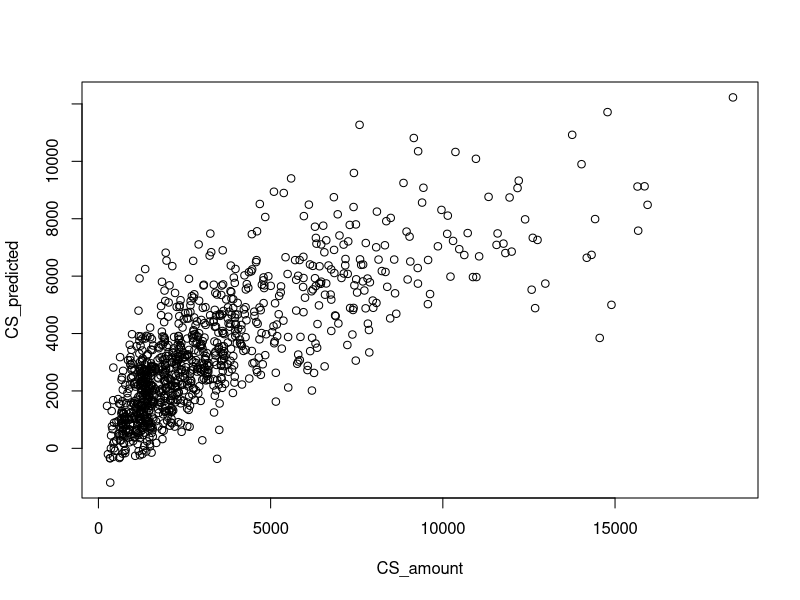
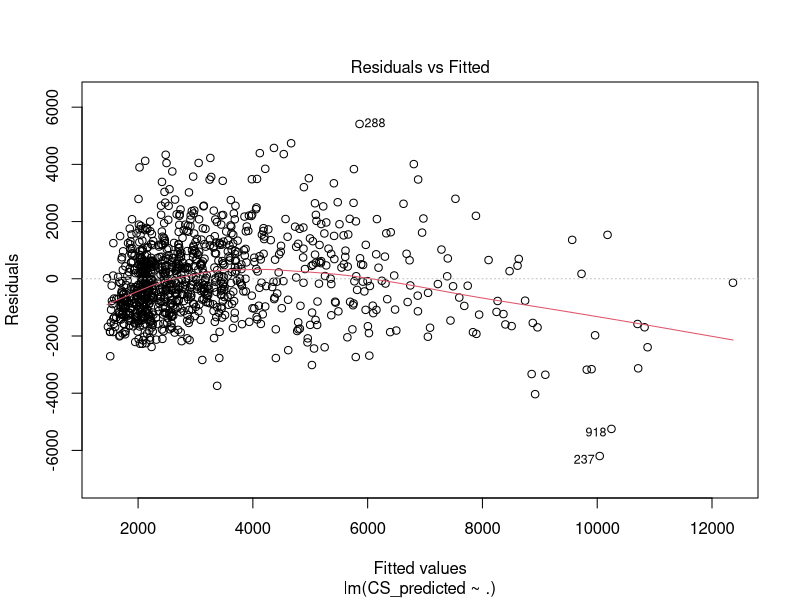
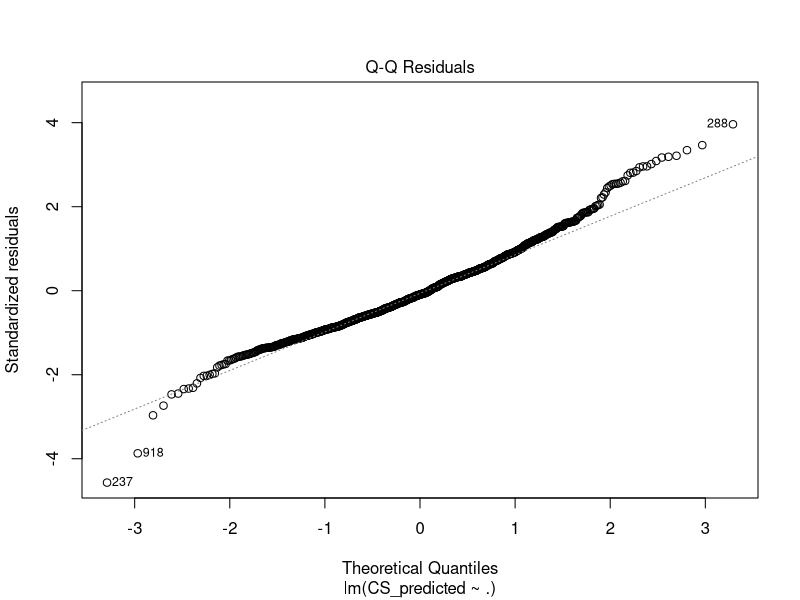
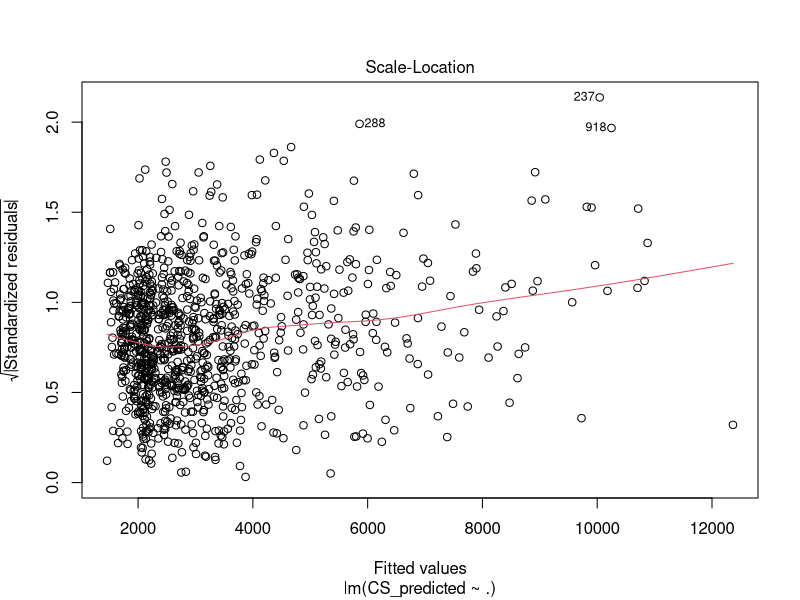
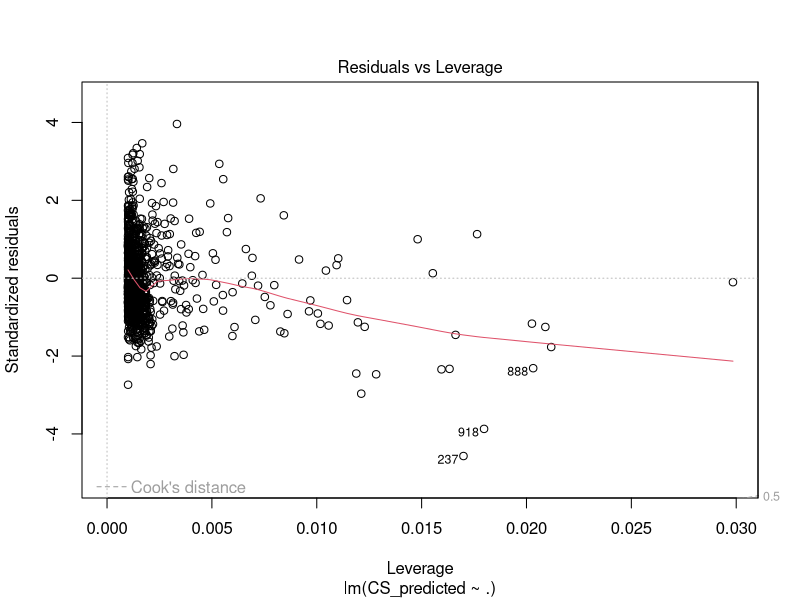

The R script that drew these images, in order:
if(!require('caret')) {
  install.packages('caret')
  library('caret')
}
if(!require('tidyverse')) {
  install.packages('tidyverse')
  library('tidyverse')
}

data(GermanCredit)

set.seed(200)
trainIndex <- createDataPartition(GermanCredit$Amount, p = 0.85, list=FALSE)
# Used in Confusion Matrices
train_data <- GermanCredit[trainIndex,]
test_data <- GermanCredit[-trainIndex,]

summary(model <- train(Amount ~ ., data=train_data, method="lm"))

predicted_creditscore <- data.frame(GermanCredit$Amount)
names(predicted_creditscore)[names(predicted_creditscore)=="GermanCredit.Amount"] <- "CS_amount"
predicted_creditscore['CS_predicted'] <- predict(model, newdata=GermanCredit)

plot(predicted_creditscore)

summary(linmod <- lm(CS_predicted ~ ., data=predicted_creditscore))
plot(linmod)
